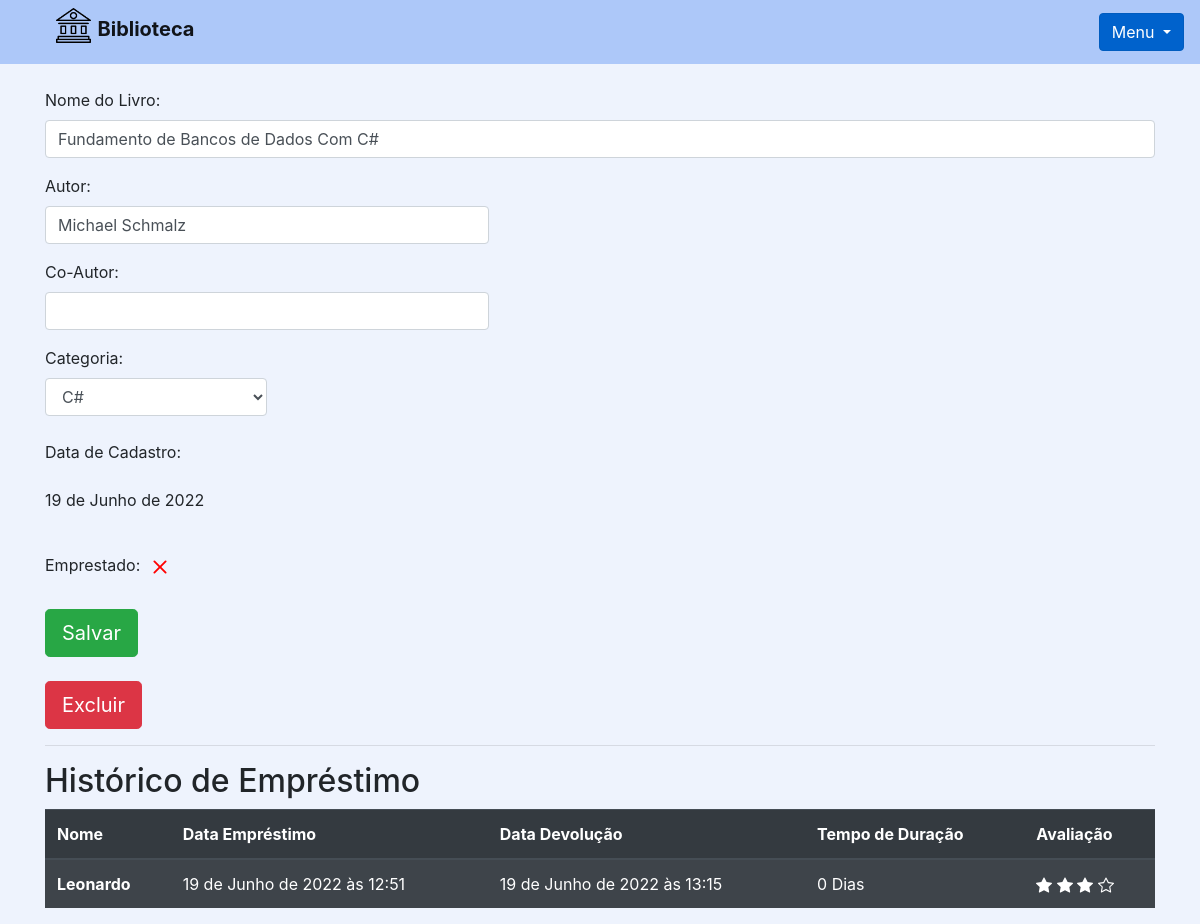
Page /livro/ver_livro/4 (signed in) on the committed database.
### livro/models.py (models this page shows, shortened)
class Livros(models.Model):
    img = models.ImageField(upload_to='capa_livro', null=True, blank=True, default='capa_livro/img.jpg')
    nome = models.CharField(max_length=100)
    autor = models.CharField(max_length=30)
    co_autor = models.CharField(max_length=30, blank=True)
    data_cadastro = models.DateField(default = date.today)
    emprestado = models.BooleanField(default=False)
    categoria = models.ForeignKey(Categoria, on_delete=models.DO_NOTHING)
    usuario = models.ForeignKey(Usuario, on_delete=models.DO_NOTHING)
    class Meta:
        verbose_name = 'livro'

class Emprestimos(models.Model):
    choices = (
        ('P','Péssimo'),
        ('R','Ruim'),
        ('B','Bom'),
        ('O','Otimo')
    )
    nome_emprestado = models.ForeignKey(Usuario, on_delete=models.DO_NOTHING, blank=True, null=True)
    nome_emprestado_anonimo = models.CharField(max_length=30, blank=True, null=True)
    data_emprestimo = models.DateTimeField(default=datetime.datetime.now())
    data_devolucao = models.DateTimeField(blank=True, null=True)
    livro = models.ForeignKey(Livros, on_delete=models.SET_NULL, null=True)
    avaliacao = models.CharField(max_length=1, choices=choices, null=True)

### usuarios/models.py (models this page shows)
class Usuario(models.Model):
    nome = models.CharField(max_length=30)
    email = models.EmailField()
    senha = models.CharField(max_length=64)
    def __str__(self):
        return self.nome

### livro/views.py (the view)
# urls.py: path('ver_livro/<int:id>', views.ver_livros, name ='ver_livros' ),
def ver_livros(request, id):
    if request.session.get('usuario'):
        livro = Livros.objects.get(id = id)
        if request.session.get('usuario') == livro.usuario.id:
            usuario = Usuario.objects.get(id=request.session['usuario'])
            categoria_livro = Categoria.objects.filter(usuario=request.session.get('usuario'))
            emprestimos = Emprestimos.objects.filter(livro = livro)
            form = CadastroLivro()
            form.fields['usuario'].initial = request.session['usuario']
            form.fields['categoria'].queryset = Categoria.objects.filter(usuario=usuario)
            form_categoria = CategoriaLivro()
            usuarios = Usuario.objects.all()
            livros = Livros.objects.filter(usuario_id=request.session.get('usuario'))
            livros_emprestar = Livros.objects.filter(usuario=usuario).filter(emprestado=False)
            livros_emprestados = Livros.objects.filter(usuario=usuario).filter(emprestado = True)
            return render(request, 'ver_livro.html',{'livro': livro,
                                                    'categoria_livro':categoria_livro,
                                                    'emprestimos':emprestimos,
                                                    'usuario_logado': request.session.get('usuario'),
                                                    'form': form,
                                                    'id_livro': id,
                                                    'form_categoria': form_categoria,
                                                    'usuarios':usuarios,
                                                    'livros_emprestar':livros_emprestar,
                                                    'livros_emprestados':livros_emprestados,})
        else:
            return HttpResponse('Esse livro nao é seu')
    return redirect('/auth/login/?status=2')

### livro/forms.py
class CadastroLivro(forms.ModelForm):
    class Meta:
        model = Livros
        fields = "__all__"
    def __init__(self, *args, **kwargs):
        super().__init__(*args, **kwargs)
        self.fields['usuario'].widget = forms.HiddenInput()

class CategoriaLivro(forms.Form):
    nome = forms.CharField(max_length=30)
    descricao = forms.CharField(max_length=100)
    def __init__(self, *args, **kwargs):
        super().__init__(*args, **kwargs)
        self.fields['descricao'].widget = forms.Textarea()

### livro/models.py (called while the page is built)
    def __str__(self) -> str:
        return self.nome

### livro/templatetags/filtros.py (called while the page is built)
@register.filter
def mostra_duracao(value1, value2):
    if all((isinstance(value1, datetime), isinstance(value2, datetime))):
        dias = (value1 - value2).days
        texto = 'Dias'
        if dias == 1:
            texto = 'Dia'
        return f"{dias} {texto}"
    return "Não devolvido"

### livro/templates/ver_livro.html (shortened to what this page needs)
{% extends 'base.html' %}
{% load filtros %}
{% block 'conteudo' %}
<div class="container">
    <br>
    <form action="{% url 'alterar_livro' %}" method="POST">
        <p>
            <label>Nome do Livro: </label>
            <input class="form-control" type="text" value="{{livro.nome}}" name="nome_livro">
        </p>
        <p>
            <label>Autor: </label>
            <input style="width:40%" class="form-control" type="text" value="{{livro.autor}}" name="autor">
        </p>
        <p>
            <label>Co-Autor: </label>
            <input style="width:40%" class="form-control" type="text" value="{{livro.co_autor}}" name="co_autor">
        </p>
        <label>Categoria: </label>
        <select style="width:20%" class="form-control" name="categoria_id">
            {% for i in categoria_livro %}
            {% if livro.categoria.nome == i.nome %}
            <option value="{{i.id}}" selected>{{i}}</option>
            {% else %}
            <option value="{{i.id}}">{{i}}</option>
            {% endif %}
            {% endfor %}
        </select>
        <br>
        <p>
            <label display="inline-block">Data de Cadastro: </label>
        <p>{{livro.data_cadastro}}</p>
        </p>
        <br>
        <label>Emprestado: </label>
        <br>
        <br>
        <input type="submit" class="btn btn-success btn-lg" value="Salvar">
        <br>
        <br>
    </form>
    <button type="button" class="btn btn-danger btn-lg" data-toggle="modal" data-target="#exampleModal2">
        Excluir
    </button>
    <hr>
    <h2>Histórico de Empréstimo</h2>
    <table class="table table-striped table-dark">
        <thead>
            <tr>
                <th scope="col">Nome</th>
                <th scope="col">Data Empréstimo</th>
                <th scope="col">Data Devolução</th>
                <th scope="col">Tempo de Duração</th>
                <th scope="col">Avaliação</th>
            </tr>
        </thead>
        <tbody>
            {% for i in emprestimos %}
            <tr>
                {% if i.nome_emprestado_anonimo == None %}
                <th scope="row">{{i.nome_emprestado}}</th>
                {% else %}
                <th scope="row">{{i.nome_emprestado_anonimo}}</th>
                {% endif %}
                <td>{{i.data_emprestimo}}</td>
                <td>{{i.data_devolucao}}</td>
                <td>{{i.data_devolucao|mostra_duracao:i.data_emprestimo }}</td>
                <td>
                </td>
            </tr>
            {% endfor %}
        </tbody>
    </table>
</div>
{% endblock %}

### rows in the picture
Livros: nome_livro "Fundamento de Bancos de Dados Com C#", autor "Michael Schmalz", data_cadastro "19 de Junho de 2022"
Emprestimos: nome_emprestado "Leonardo", data_emprestimo "19 de Junho de 2022 às 12:51", data_devolucao "19 de Junho de 2022 às 13:15", data_devolucao|mostra_duracao "0 Dias", avaliacao "B" (drawn)

### other values in the picture
form field categoria_id "C#"
